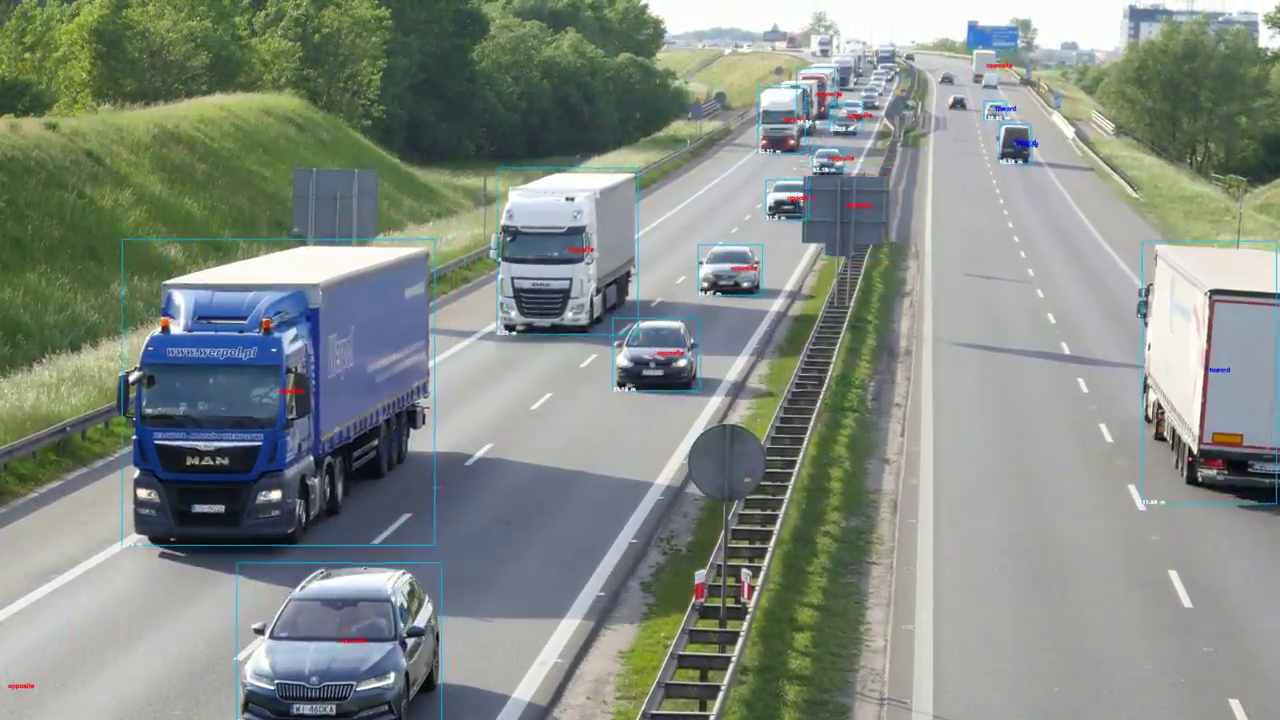
//> input picture frame 30 of chapter7/note.mp4, 1280 x 720 px
$ ./ch7.main   (built with g++ and OpenCV 4)
//> lines starting //> are read from the running program, lines starting //| are printed output that depends on the picture; after the words box and inside, x2 and y2 are one past the last pixel; in counts of white or black regions, pixels touching at a corner belong together
// Meanshift example //
#include <opencv2/opencv.hpp>
#include <iostream>
using namespace std;
using namespace cv;

//#define WEBCAM

bool mouse_is_pressing = false;
int start_x, start_y, end_x, end_y;
int step = 0;
Mat img_color;
Rect roi;

void swap(int *v1, int *v2)
{
	int temp = *v1;
	*v1 = *v2;
	*v2 = temp;
}

void mouse_callback(int event, int x, int y, int flags, void* userdata)
{
	Mat img_result = img_color.clone();

	if (event == EVENT_LBUTTONDOWN)
	{
		step = 1;
		mouse_is_pressing = true;
		start_x = x;
		start_y = y;
	}

	else if (event == EVENT_MOUSEMOVE)
	{
		if (mouse_is_pressing)
		{
			end_x = x;
			end_y = y;

			step = 2;
		}
	}

	else if (event == EVENT_LBUTTONUP)
	{
		mouse_is_pressing = false;
		end_x = x;
		end_y = y;

		step = 3;
	}
}
int main()
{
	Mat img_hsv, img_mask, img_ROI;
	Mat objectHistogram;

	int channels[] = { 0 };
	int hsize[] = { 64 };
	float range1[] = { 0, 180 };
	const float* hisRange[] = { range1 };

#ifdef WEBCAM
	VideoCapture cap(0);
#else
	VideoCapture cap("note.mp4");

#endif
	if (!cap.isOpened())
	{
		cerr << "video error camera not open" << endl;
		return -1;
	}

	namedWindow("Color", 1);
	setMouseCallback("Color", mouse_callback);

#ifndef WEBCAM
	Mat img_sceen;
	cap.read(img_sceen);
//> img_sceen is the input picture: 720 rows x 1280 cols, CV_8UC3; mean B, G, R 132.9, 140.2, 132.1
//> the left mouse button is pressed at (320, 180)
//> the mouse is dragged to (640, 360)
//> the mouse is dragged to (960, 540)
//> the button is released at (960, 540)

#endif
	while (1)
	{
#ifdef WEBCAM
		cap.read(img_color);
#else
		if (step == 4)
			cap.read(img_color);
		else
			img_sceen.copyTo(img_color);
#endif
		if (img_color.empty())
		{
			cerr << "empty video" << endl;
			break;
		}

		switch (step)
		{
		case 1:
			circle(img_color, Point(start_x, start_y), 10, Scalar(0, 255, 0), -1);
			break;
		case 2:
			rectangle(img_color, Point(start_x, start_y), Point(end_x, end_y), Scalar(0, 255, 0), -1);
			break;
		case 3:
			if (start_x > end_x)
			{
				swap(&start_x, &end_x);
				swap(&start_x, &end_x);
			}
			roi = Rect(start_x, start_y, end_x - start_x, end_y - start_y);
			cvtColor(img_color, img_hsv, COLOR_BGR2HSV);
//> img_hsv: 720 rows x 1280 cols, CV_8UC3; mean H, S, V 66, 49.1, 146.5
			img_ROI = Mat(img_hsv, roi);
//> img_ROI: 360 rows x 640 cols, CV_8UC3; mean H, S, V 77.9, 43.3, 147.6

			inRange(img_ROI, Scalar(0., 60., 60.), Scalar(180., 255., 255.), img_mask);
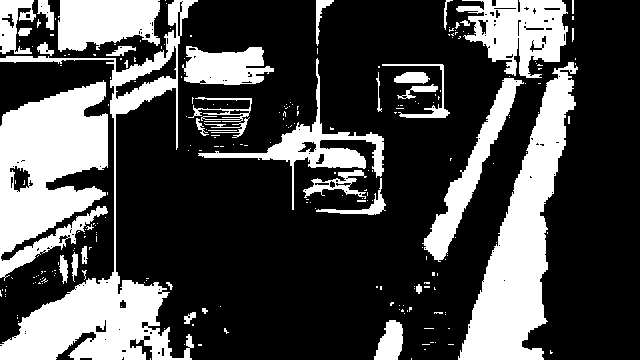
//> img_mask: 360 rows x 640 cols, CV_8UC1; 29.2% white; 244 white regions (208 under 20 px), largest, box (x1, y1, x2, y2) and area: (0, 80, 108, 281) 13780, (458, 62, 578, 360) 13543, (0, 0, 198, 360) 13511

			imshow("ROI", img_ROI);
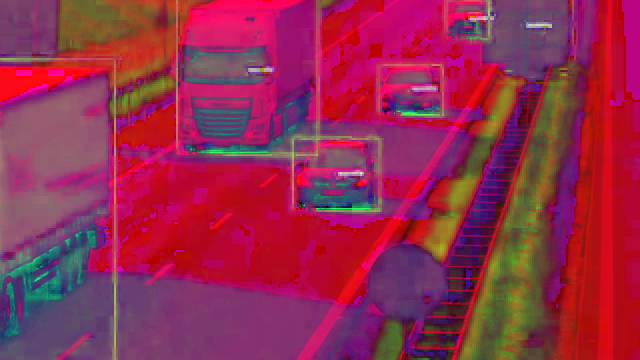
//> window 'ROI': 360 rows x 640 cols, CV_8UC3; mean B, G, R 77.9, 43.3, 147.6

			calcHist(&img_ROI, 1, channels, img_mask, objectHistogram, 1, hsize, hisRange);
//> objectHistogram = 64 values, max 14476 at index 39, min 0 at index 3, mean 1050.4

			normalize(objectHistogram, objectHistogram, 0, 255, NORM_MINMAX);
//> objectHistogram = 64 values, max 255 at index 39, min 0 at index 3, mean 18.5

			step++;

			break;
		case 4:
			Mat bp;
			cvtColor(img_color, img_hsv, COLOR_BGR2HSV);
			calcBackProject(&img_hsv, 1, channels, objectHistogram, bp, hisRange);

			// Tracking
			meanShift(bp, roi, TermCriteria(TermCriteria::EPS | TermCriteria::COUNT, 10, 1));

			rectangle(img_color, roi, Scalar(0, 0, 255), 2);
			break;
		}

		cout << step << endl;
		imshow("Color", img_color);

		if (waitKey(25) >= 0) break;
//> the Esc key is pressed

	}

	return 0;
}

$ run again, starting later in the video
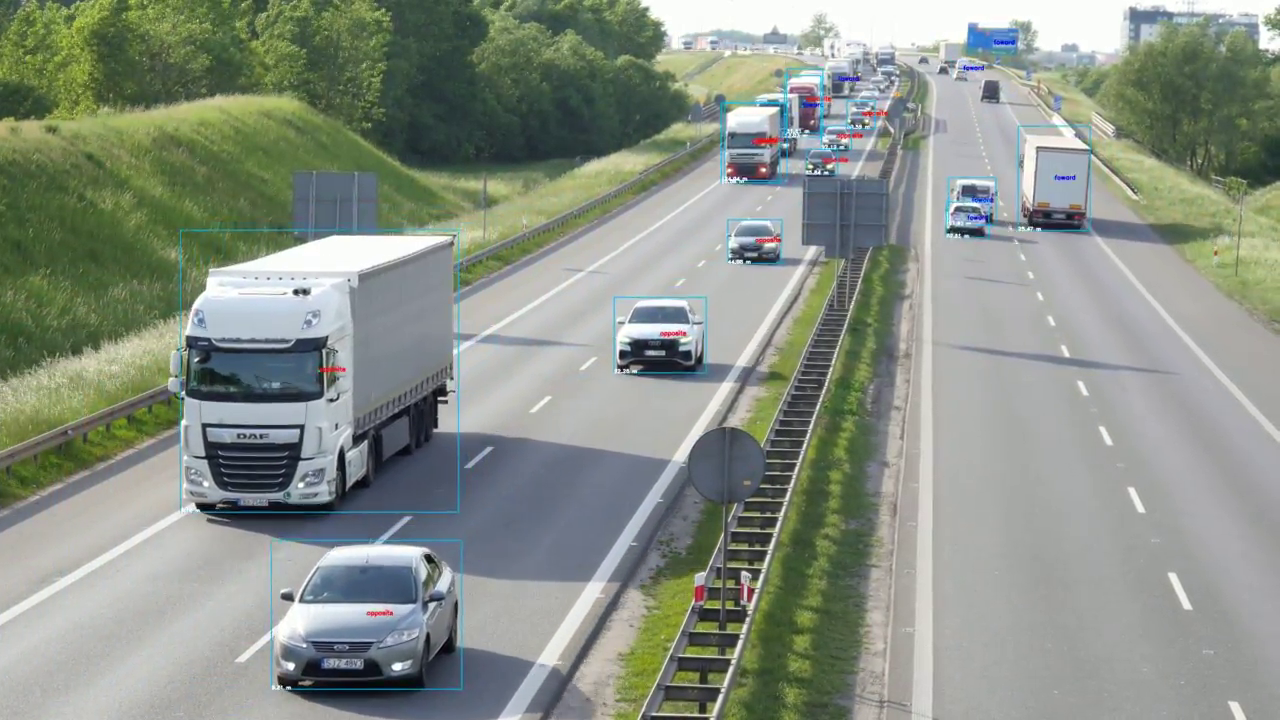
//> input picture frame 138 of chapter7/note.mp4, 1280 x 720 px
//> img_sceen is the input picture: 720 rows x 1280 cols, CV_8UC3; mean B, G, R 135, 145.6, 137.8
//> img_hsv: 720 rows x 1280 cols, CV_8UC3; mean H, S, V 64.1, 44.2, 149.5
//> img_ROI: 360 rows x 640 cols, CV_8UC3; mean H, S, V 72.5, 37, 151.5
//> `inRange(img_ROI, Scalar(0., 60., 60.), Scalar(180., 255., 255.), img_m..`:
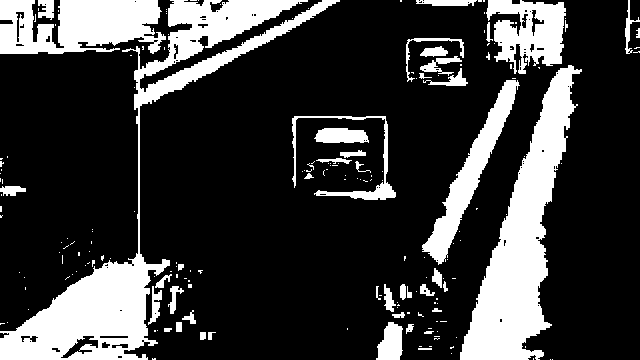
//> img_mask: 360 rows x 640 cols, CV_8UC1; 22.8% white; 190 white regions (145 under 20 px), largest, box (x1, y1, x2, y2) and area: (0, 0, 340, 360) 17548, (460, 65, 582, 360) 13381, (0, 0, 166, 54) 6737
//> `imshow("ROI", img_ROI);`:
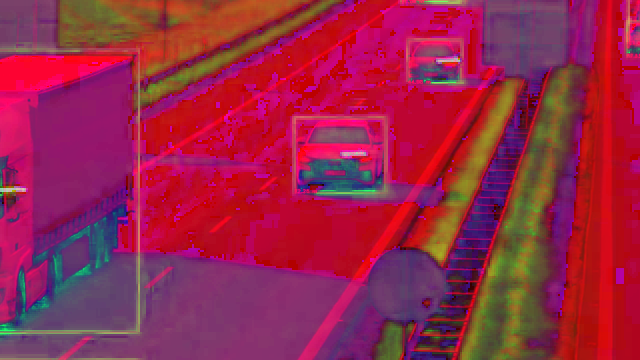
//> window 'ROI': 360 rows x 640 cols, CV_8UC3; mean B, G, R 72.5, 37, 151.5
//> `calcHist(&img_ROI, 1, channels, img_mask, objectHistogram, 1, hsize, h..`: objectHistogram = 64 values, max 5991 at index 39, min 0 at index 5, mean 819.3
//> `normalize(objectHistogram, objectHistogram, 0, 255, NORM_MINMAX);`: objectHistogram = 64 values, max 255 at index 39, min 0 at index 5, mean 34.87

$ run again, starting later in the video
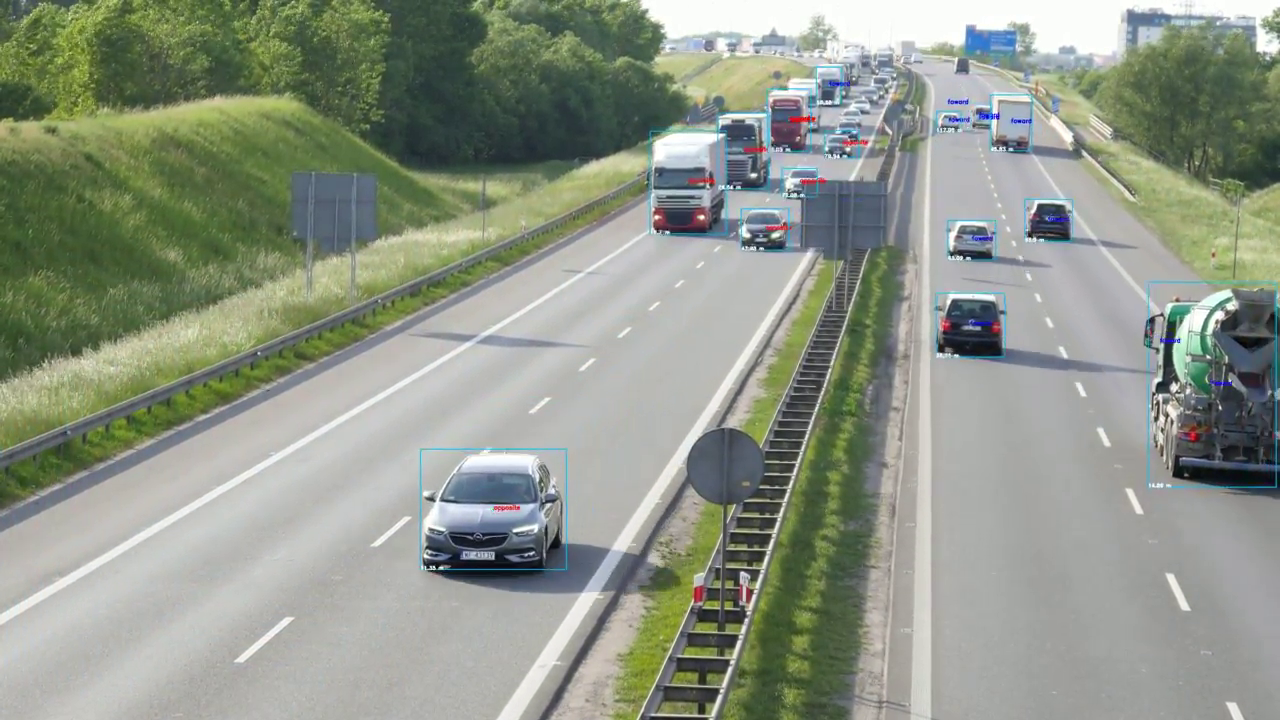
//> input picture frame 245 of chapter7/note.mp4, 1280 x 720 px
//> img_sceen is the input picture: 720 rows x 1280 cols, CV_8UC3; mean B, G, R 136.6, 150.4, 143.3
//> img_hsv: 720 rows x 1280 cols, CV_8UC3; mean H, S, V 54.9, 42.3, 153
//> img_ROI: 360 rows x 640 cols, CV_8UC3; mean H, S, V 57.3, 32.7, 162.6
//> `inRange(img_ROI, Scalar(0., 60., 60.), Scalar(180., 255., 255.), img_m..`:
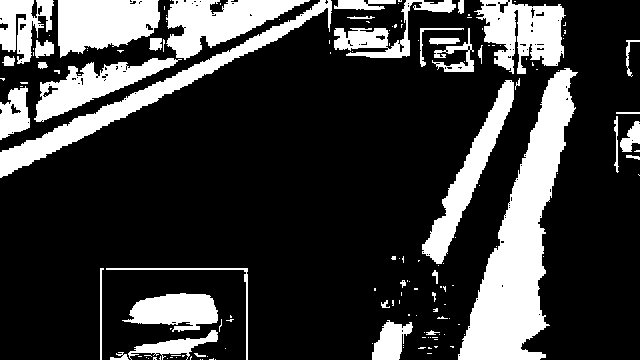
//> img_mask: 360 rows x 640 cols, CV_8UC1; 23% white; 155 white regions (116 under 20 px), largest, box (x1, y1, x2, y2) and area: (458, 68, 578, 360) 13416, (0, 0, 332, 178) 5701, (58, 0, 160, 58) 4481
//> `imshow("ROI", img_ROI);`:
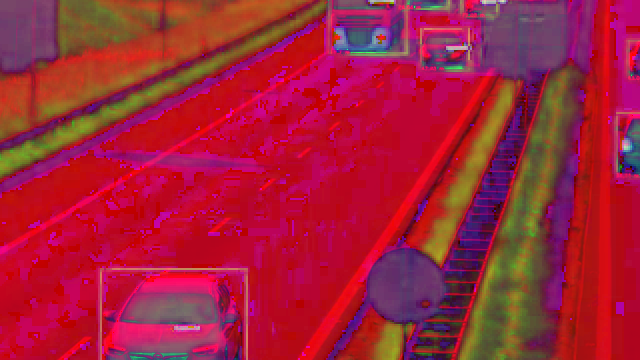
//> window 'ROI': 360 rows x 640 cols, CV_8UC3; mean B, G, R 57.3, 32.7, 162.6
//> `calcHist(&img_ROI, 1, channels, img_mask, objectHistogram, 1, hsize, h..`: objectHistogram = 64 values, max 8771 at index 12, min 0 at index 3, mean 827.6
//> `normalize(objectHistogram, objectHistogram, 0, 255, NORM_MINMAX);`: objectHistogram = 64 values, max 255 at index 12, min 0 at index 3, mean 24.06
